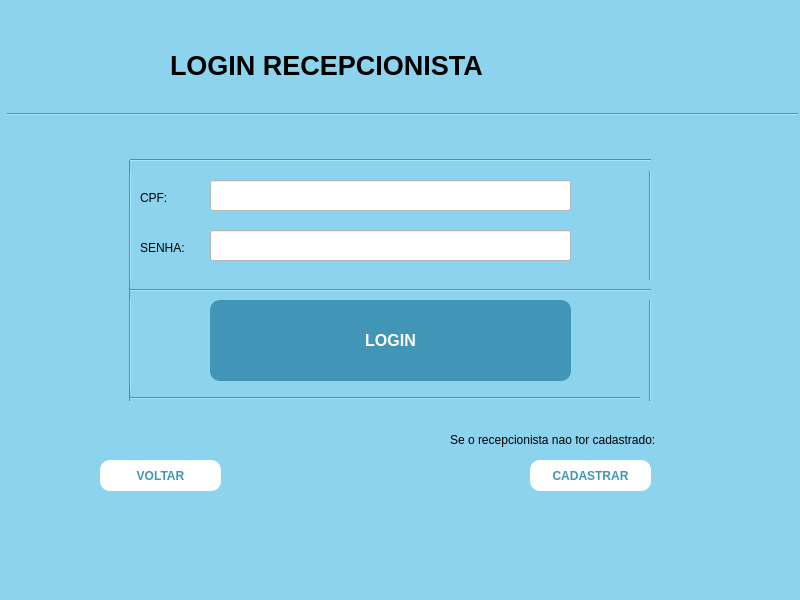
<?xml version="1.0" encoding="UTF-8"?>
<ui version="4.0">
 <class>MainWindow</class>
 <widget class="QMainWindow" name="MainWindow">
  <property name="geometry">
   <rect>
    <x>0</x>
    <y>0</y>
    <width>800</width>
    <height>600</height>
   </rect>
  </property>
  <property name="font">
   <font>
    <pointsize>10</pointsize>
   </font>
  </property>
  <property name="windowTitle">
   <string>MainWindow</string>
  </property>
  <property name="styleSheet">
   <string notr="true">background-color: rgb(140, 211, 238);  /* Cor de fundo */</string>
  </property>
  <property name="animated">
   <bool>true</bool>
  </property>
  <widget class="QWidget" name="centralwidget">
   <widget class="QLabel" name="label">
    <property name="geometry">
     <rect>
      <x>170</x>
      <y>40</y>
      <width>411</width>
      <height>51</height>
     </rect>
    </property>
    <property name="font">
     <font>
      <pointsize>20</pointsize>
      <weight>75</weight>
      <bold>true</bold>
     </font>
    </property>
    <property name="frameShape">
     <enum>QFrame::NoFrame</enum>
    </property>
    <property name="text">
     <string>LOGIN RECEPCIONISTA</string>
    </property>
    <property name="textFormat">
     <enum>Qt::AutoText</enum>
    </property>
    <property name="alignment">
     <set>Qt::AlignLeading|Qt::AlignLeft|Qt::AlignVCenter</set>
    </property>
   </widget>
   <widget class="Line" name="line">
    <property name="geometry">
     <rect>
      <x>7</x>
      <y>99</y>
      <width>791</width>
      <height>31</height>
     </rect>
    </property>
    <property name="orientation">
     <enum>Qt::Horizontal</enum>
    </property>
   </widget>
   <widget class="QLineEdit" name="lineEdit">
    <property name="geometry">
     <rect>
      <x>210</x>
      <y>180</y>
      <width>361</width>
      <height>31</height>
     </rect>
    </property>
    <property name="styleSheet">
     <string notr="true">background-color: white;  /* Cor de fundo */</string>
    </property>
   </widget>
   <widget class="QLabel" name="label_2">
    <property name="geometry">
     <rect>
      <x>140</x>
      <y>190</y>
      <width>41</width>
      <height>16</height>
     </rect>
    </property>
    <property name="text">
     <string>CPF:</string>
    </property>
   </widget>
   <widget class="QLabel" name="label_3">
    <property name="geometry">
     <rect>
      <x>140</x>
      <y>240</y>
      <width>61</width>
      <height>16</height>
     </rect>
    </property>
    <property name="text">
     <string>SENHA:</string>
    </property>
   </widget>
   <widget class="QLineEdit" name="lineEdit_2">
    <property name="geometry">
     <rect>
      <x>210</x>
      <y>230</y>
      <width>361</width>
      <height>31</height>
     </rect>
    </property>
    <property name="styleSheet">
     <string notr="true">background-color: white;  /* Cor de fundo */</string>
    </property>
   </widget>
   <widget class="QPushButton" name="pushButton">
    <property name="geometry">
     <rect>
      <x>210</x>
      <y>300</y>
      <width>361</width>
      <height>81</height>
     </rect>
    </property>
    <property name="font">
     <font>
      <pointsize>12</pointsize>
      <weight>75</weight>
      <bold>true</bold>
     </font>
    </property>
    <property name="styleSheet">
     <string notr="true">QPushButton {
            background-color: rgb(65, 150, 183);  /* Cor de fundo */
            color: white;  /* Cor do texto */
            border-radius: 10px;  /* Raio dos cantos */
            padding: 10px 20px;  /* Preenchimento interno */
        }
        
        QPushButton:hover {
			color: rgb(8, 113, 155);
            background-color: white;  /* Cor de fundo ao passar o mouse */
        }</string>
    </property>
    <property name="text">
     <string>LOGIN</string>
    </property>
   </widget>
   <widget class="Line" name="line_2">
    <property name="geometry">
     <rect>
      <x>120</x>
      <y>160</y>
      <width>20</width>
      <height>241</height>
     </rect>
    </property>
    <property name="orientation">
     <enum>Qt::Vertical</enum>
    </property>
   </widget>
   <widget class="Line" name="line_3">
    <property name="geometry">
     <rect>
      <x>130</x>
      <y>390</y>
      <width>521</width>
      <height>16</height>
     </rect>
    </property>
    <property name="orientation">
     <enum>Qt::Horizontal</enum>
    </property>
   </widget>
   <widget class="Line" name="line_4">
    <property name="geometry">
     <rect>
      <x>640</x>
      <y>160</y>
      <width>20</width>
      <height>241</height>
     </rect>
    </property>
    <property name="orientation">
     <enum>Qt::Vertical</enum>
    </property>
   </widget>
   <widget class="QLabel" name="label_4">
    <property name="geometry">
     <rect>
      <x>450</x>
      <y>430</y>
      <width>301</width>
      <height>20</height>
     </rect>
    </property>
    <property name="text">
     <string>Se o recepcionista não for cadastrado:</string>
    </property>
   </widget>
   <widget class="QLabel" name="label_5">
    <property name="geometry">
     <rect>
      <x>540</x>
      <y>420</y>
      <width>55</width>
      <height>16</height>
     </rect>
    </property>
    <property name="text">
     <string/>
    </property>
   </widget>
   <widget class="QPushButton" name="pushButton_2">
    <property name="geometry">
     <rect>
      <x>530</x>
      <y>460</y>
      <width>121</width>
      <height>31</height>
     </rect>
    </property>
    <property name="font">
     <font>
      <weight>75</weight>
      <bold>true</bold>
     </font>
    </property>
    <property name="styleSheet">
     <string notr="true">QPushButton {
            background-color: white;  /* Cor de fundo */
            color: rgb(65, 150, 183);  /* Cor do texto */
            border-radius: 10px;  /* Raio dos cantos */
            padding: 10px 20px;  /* Preenchimento interno */
        }
        
        QPushButton:hover {
			color: white;
            background-color: rgb(8, 113, 155);  /* Cor de fundo ao passar o mouse */
        }</string>
    </property>
    <property name="text">
     <string>CADASTRAR</string>
    </property>
   </widget>
   <widget class="QPushButton" name="pushButton_3">
    <property name="geometry">
     <rect>
      <x>100</x>
      <y>460</y>
      <width>121</width>
      <height>31</height>
     </rect>
    </property>
    <property name="font">
     <font>
      <weight>75</weight>
      <bold>true</bold>
     </font>
    </property>
    <property name="styleSheet">
     <string notr="true">QPushButton {
            background-color: white;  /* Cor de fundo */
            color: rgb(65, 150, 183);  /* Cor do texto */
            border-radius: 10px;  /* Raio dos cantos */
            padding: 10px 20px;  /* Preenchimento interno */
        }
        
        QPushButton:hover {
			color: white;
            background-color: rgb(8, 113, 155);  /* Cor de fundo ao passar o mouse */
        }</string>
    </property>
    <property name="text">
     <string>VOLTAR</string>
    </property>
   </widget>
   <widget class="Line" name="line_5">
    <property name="geometry">
     <rect>
      <x>130</x>
      <y>280</y>
      <width>521</width>
      <height>20</height>
     </rect>
    </property>
    <property name="orientation">
     <enum>Qt::Horizontal</enum>
    </property>
   </widget>
   <widget class="Line" name="line_6">
    <property name="geometry">
     <rect>
      <x>130</x>
      <y>150</y>
      <width>521</width>
      <height>21</height>
     </rect>
    </property>
    <property name="orientation">
     <enum>Qt::Horizontal</enum>
    </property>
   </widget>
  </widget>
  <widget class="QMenuBar" name="menubar">
   <property name="geometry">
    <rect>
     <x>0</x>
     <y>0</y>
     <width>800</width>
     <height>26</height>
    </rect>
   </property>
  </widget>
  <widget class="QStatusBar" name="statusbar"/>
 </widget>
 <resources/>
 <connections/>
</ui>
